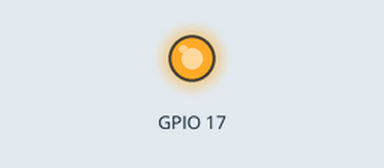
Simulated run of this program. Board: Raspberry Pi (BCM pin numbers). Shown: output pins drawn as LEDs (lit = HIGH). At 0.3 s the program stops and its outputs stay as they are.

Above: at 0.15 s.
Timing chart, 0 to 1.8 s (numbered marks = the images above):
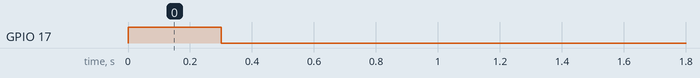

Measured:
- by itself, GPIO 17: LOW → HIGH at 0.00 s, → LOW 0.30 s later

The program:

toggle_light.py
```python
import RPi.GPIO as GPIO
import time


def toggle(pin=17):
    GPIO.setmode(GPIO.BCM)
    GPIO.setup(pin, GPIO.OUT)
    GPIO.output(pin, GPIO.HIGH)
    time.sleep(0.3)
    GPIO.output(pin, GPIO.LOW)


if __name__ == "__main__":
    toggle()
```
